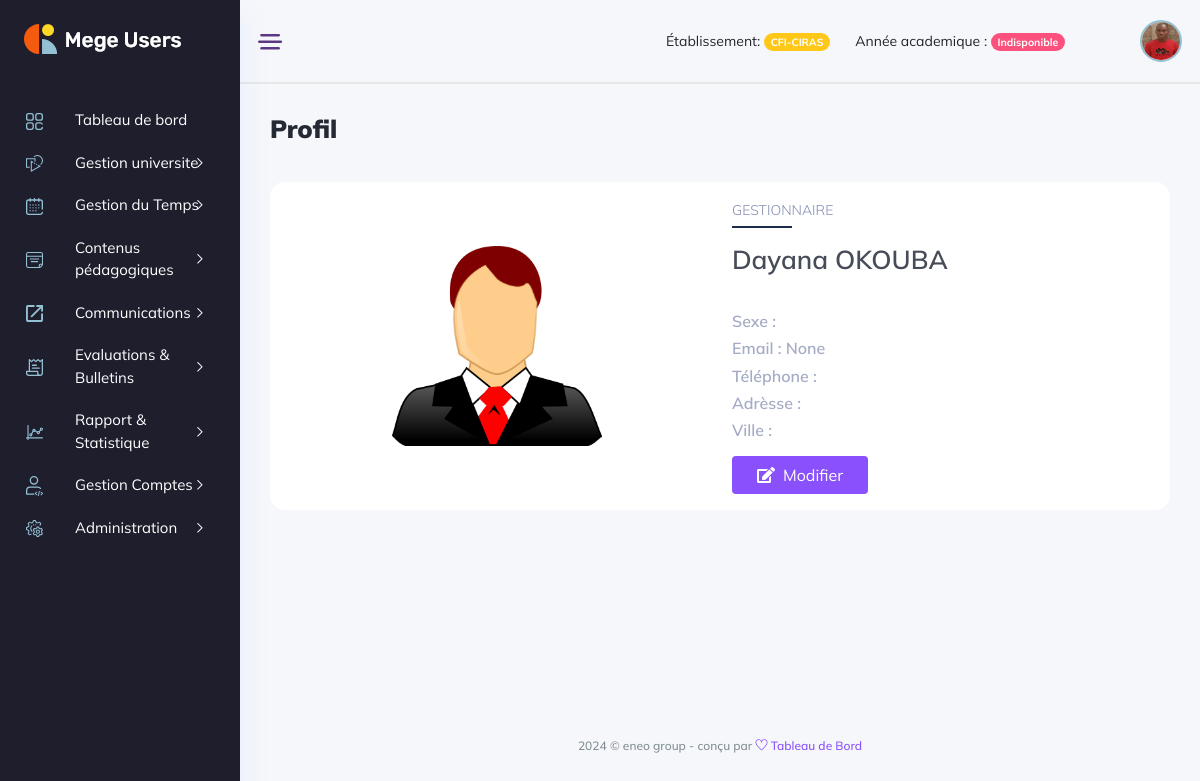
Screenshot of /manager_dashboard/administration/user-profile/ (signed in) with the database file from the repository.
### backend/models/user_account.py (models this page shows, shortened)
class User(AbstractBaseUser, PermissionsMixin):
    school = models.ForeignKey(Etablishment, on_delete=models.CASCADE, null=True, blank=True)
    username = models.CharField(max_length=255, unique=True,)
    student = models.OneToOneField(Student, unique=True, on_delete=models.SET_NULL, null=True, blank=True)
    teacher = models.OneToOneField(Teacher, unique=True, on_delete=models.SET_NULL, null=True, blank=True)
    management_profil = models.OneToOneField(ManagementProfil, unique=True, on_delete=models.CASCADE, null=True, blank=True)
    is_active = models.BooleanField(default=True)
    is_admin = models.BooleanField(default=False)
    is_admin_school = models.BooleanField(default=False)
    is_manager = models.BooleanField(default=False)
    is_accountant = models.BooleanField(default=False)
    is_student = models.BooleanField(default=False)
    is_teacher = models.BooleanField(default=False)
    created_at = models.DateTimeField(auto_now_add=True)
    updated_at = models.DateTimeField(auto_now=True)
    objects = UserManager()
    USERNAME_FIELD = 'username'

### backend/models/gestion_ecole.py (models this page shows, shortened)
class Etablishment(models.Model):
    name = models.CharField(max_length=120)
    tel = models.CharField(max_length=20)
    address = models.CharField(max_length=100)
    social_address = models.CharField(max_length=100, blank=True, null=True)
    email = models.EmailField(max_length=200, blank=True, null=True)
    bulletin_foot = models.CharField(max_length=50, blank=True, null=True)
    currency = models.CharField(max_length=50, choices=currencies, blank=True, null=True)
    système = models.CharField(max_length=50, choices=systemes, blank=True, null=True)
    status_fees = models.CharField(max_length=50, choices=statues, blank=True, null=True)
    subscription_fees = models.IntegerField(default=1000, blank=True, null=True)
    month = models.IntegerField(default=9, blank=True, null=True)
    re_registration_fees = models.IntegerField(default=800, blank=True, null=True)

class ManagementProfil(models.Model):
    lastname = models.CharField(max_length=50, blank=True)
    firstname = models.CharField(max_length=50, blank=True)
    address = models.CharField(max_length=50, blank=True)
    tel = models.CharField(max_length=20, blank=True)
    city = models.CharField(max_length=17, choices=cities, blank=True)
    sex = models.CharField(max_length=10, choices=sexes, blank=True)
    email = models.CharField(max_length=120, unique=True, blank=True, null=True)
    picture = models.ImageField(upload_to="managements_images", blank=True, null=True)
    bio = models.TextField(blank=True)
    created_at = models.DateTimeField(auto_now_add=True, null=True)
    updated_at = models.DateTimeField(auto_now=True, null=True)

### manager_dashboard/views/administration_view.py (the view, shortened to what this page needs)
class ProfileAppView(View):
    template_name = "manager_dashboard/administration/profil.html"
    def dispatch(self,request, *args, **kwargs):
        if not request.user.is_authenticated:
            return redirect('backend:login')
        if request.user.is_manager or request.user.is_admin_school:
            return super().dispatch(request, *args, **kwargs)
        return redirect('backend:logout')
    def get(self, request, *args, **kwargs):
        form = ManagementProfilForm()
        context = {'form':form}
        return render(request, template_name=self.template_name, context=context)

### manager_dashboard/templates/manager_dashboard/administration/profil.html
{% extends '../base.html' %}
{% load static %}
{% block content %}
    <div class="main_content_iner overly_inner ">
        <div class="container-fluid p-0 ">
            <div class="row">
                <div class="col-12">
                    <div class="page_title_box d-flex flex-wrap align-items-center justify-content-between">
                        <div class="page_title_left d-flex align-items-center">
                            <h3 class="f_s_25 f_w_700 dark_text mr_30">Profil</h3>
                        </div>
                    </div>
                </div>
            </div>
            <div class="row">
                <div class="col-12">
                    <div class="white_card position-relative mb_20">
                        <div class="card-body">
                            <div class="row">
                                <div class="col-lg-6 align-self-center">
                                    {% if teacher.file_exists %}
                                        <img src="{{ teacher.picture.url }}" alt class="mx-auto d-block" height="300" />
                                    {% else %}
                                    <img src="{% static 'img/staf/teacher.png' %}" alt class="mx-auto d-block" height="200" />
                                    {% endif %}
                                </div>
                                <div class="col-lg-6 align-self-center">
                                    <div class="single-pro-detail">
                                        {% if user.is_manager %}
                                        <p class="mb-1">GESTIONNAIRE</p>
                                        {% else %}
                                        <p class="mb-1">COMPTABLE</p>
                                        {% endif %}
                                        <div class="custom-border mb-3"></div>
                                        <h3 class="pro-title"> {{user.management_profil.firstname}} {{user.management_profil.lastname}}</h3><br>
                                        <h6 class="text-muted font_s_13 mt-2 mb-1">Sexe : {{user.management_profil.sex}} </h6>
                                        <h6 class="text-muted font_s_13 mt-2 mb-1">Email : {{user.management_profil.email}} </h6>
                                        <h6 class="text-muted font_s_13 mt-2 mb-1">Téléphone : {{user.management_profil.tel}} </h6>
                                        <h6 class="text-muted font_s_13 mt-2 mb-1">Adrèsse : {{user.management_profil.address}} </h6>
                                        <h6 class="text-muted font_s_13 mt-2 mb-1">Ville : {{user.management_profil.city}} </h6>
                                        <div class="quantity mt-3">
                                            <a href='{% url "manager_dashboard:edit_profil" %}' class="btn theme_bg_6 text-white px-4 d-inline-block "><i class="fa fa-edit me-2"></i>Modifier</a>
                                        </div>
                                    </div>
                                </div>
                            </div>
                        </div>
                    </div>
                </div>
            </div>
        </div>
    </div>
{% endblock content %}

### manager_dashboard/templates/manager_dashboard/base.html (shortened to what this page needs)
<!DOCTYPE html>
{% load static %}
<html lang="fr">
<head>
    <link rel="stylesheet" href="{% static 'css/bootstrap1.min.css' %}" />
    <link rel="stylesheet" href="{% static 'vendors/themefy_icon/themify-icons.css' %}" />
    <link rel="stylesheet" href="{% static 'vendors/niceselect/css/nice-select.css' %}" />
    <link rel="stylesheet" href="{% static 'vendors/owl_carousel/css/owl.carousel.css' %}" />
    <link rel="stylesheet" href="{% static 'vendors/gijgo/gijgo.min.css' %}" />
    <link rel="stylesheet" href="{% static 'vendors/font_awesome/css/all.min.css' %}" />
    <link rel="stylesheet" href="{% static 'vendors/tagsinput/tagsinput.css' %}" />
    <link rel="stylesheet" href="{% static 'vendors/datepicker/date-picker.css' %}" />
    <link rel="stylesheet" href="{% static 'vendors/vectormap-home/vectormap-2.0.2.css' %}" />
    <link rel="stylesheet" href="{% static 'vendors/scroll/scrollable.css' %}" />
    <link rel="stylesheet" href="{% static 'vendors/datatable/css/jquery.dataTables.min.css' %}" />
    <link rel="stylesheet" href="{% static 'vendors/datatable/css/responsive.dataTables.min.css' %}" />
    <link rel="stylesheet" href="{% static 'vendors/datatable/css/buttons.dataTables.min.css' %}" />
    <link rel="stylesheet" href="{% static 'vendors/text_editor/summernote-bs4.css' %}" />
    <link rel="stylesheet" href="{% static 'vendors/morris/morris.css' %}">
    <link rel="stylesheet" href="{% static 'vendors/material_icon/material-icons.css' %}" />
    <link rel="stylesheet" href="{% static 'css/metisMenu.css' %}">
    <link rel="stylesheet" href="{% static 'css/style1.css' %}" />
    <link rel="stylesheet" href="{% static 'css/colors/default.css' %}" id="colorSkinCSS">
</head>
<body class="crm_body_bg">
    <nav class="sidebar dark_sidebar">
        <div class="logo d-flex justify-content-between">
            <a class="large_logo" href="index-2.html"><img src="{% static 'img/logo_white.png' %}" alt></a>
        </div>
        <ul id="sidebar_menu">
            <li class>
                <a href='{% url "manager_dashboard:index" %}' aria-expanded="false">
                    <div class="nav_icon_small">
                    <img src="{% static 'img/menu-icon/dashboard.svg' %}" alt>
                    </div>
                    <div class="nav_title">
                        <span>Tableau de bord</span>
                    </div>
                </a>
            </li>
            <li class>
                <a class="has-arrow" href="#" aria-expanded="false">
                    <div class="nav_icon_small">
                        <img src="{% static 'img/menu-icon/16.svg' %}" alt>
                    </div>
                    <div class="nav_title">
                        <span>Gestion universite </span>
                    </div>
                </a>
            </li>
            <li class>
                <a class="has-arrow" href="#" aria-expanded="false">
                    <div class="nav_icon_small">
                        <img src="{% static 'img/menu-icon/15.svg' %}" alt>
                    </div>
                    <div class="nav_title">
                        <span>Gestion du Temps </span>
                    </div>
                </a>
            </li>
            <li class>
                <a class="has-arrow" href="#" aria-expanded="false">
                    <div class="nav_icon_small">
                        <img src="{% static 'img/menu-icon/11.svg' %}" alt>
                    </div>
                    <div class="nav_title">
                        <span>Contenus pédagogiques </span>
                    </div>
                </a>
            </li>
            <li class>
                <a class="has-arrow" href="#" aria-expanded="false">
                    <div class="nav_icon_small">
                        <img src="{% static 'img/menu-icon/8.svg' %}" alt>
                    </div>
                    <div class="nav_title">
                        <span>Communications </span>
                    </div>
                </a>
            </li>
            <li class>
                <a class="has-arrow" href="#" aria-expanded="false">
                    <div class="nav_icon_small">
                        <img src="{% static 'img/menu-icon/20.svg' %}" alt>
                    </div>
                    <div class="nav_title">
                        <span>Evaluations & Bulletins </span>
                    </div>
                </a>
            </li>
            <li class>
                <a class="has-arrow" href="#" aria-expanded="false">
                    <div class="nav_icon_small">
                        <img src="{% static 'img/menu-icon/21.svg' %}" alt>
                    </div>
                    <div class="nav_title">
                        <span>Rapport & Statistique </span>
                    </div>
                </a>
            </li>
            <li class>
                <a class="has-arrow" href="#" aria-expanded="false">
                    <div class="nav_icon_small">
                        <img src="{% static 'img/menu-icon/4.svg' %}" alt>
                    </div>
                    <div class="nav_title">
                        <span>Gestion Comptes </span>
                    </div>
                </a>
            </li>
            <li class>
                <a class="has-arrow" href="#" aria-expanded="false">
                    <div class="nav_icon_small">
                        <img src="{% static 'img/menu-icon/18.svg' %}" alt>
                    </div>
                    <div class="nav_title">
                        <span>Administration </span>
                    </div>
                </a>
            </li>
        </ul>
    </nav>
    <section class="main_content dashboard_part large_header_bg">
        <div class="container-fluid g-0">
            <div class="row">
                <div class="col-lg-12 p-0 ">
                    <div class="header_iner d-flex justify-content-between align-items-center">
                        <div class="line_icon open_miniSide d-none d-lg-block">
                            <img src="{% static 'img/line_img.png' %}" alt>
                        </div>
                        <div class="header_right d-flex justify-content-between align-items-center">
                            <div class="header_notification_warp d-flex align-items-center">
                                <li style="margin-right: 25px;">
                                    Établissement: <span class="badge rounded-pill bg-warning">{{user.school.name}}</span>
                                </li>
                                <li style="margin-right: 25px;">
                                    Année academique :
                                    {% if request.session.academic_year %}
                                        {% with academic_year=request.session.academic_year %}
                                            <span class="badge rounded-pill bg-primary">{{request.session.academic_year}}</span>
                                        {% endwith %}
                                    {% else %}
                                        <span class="badge rounded-pill bg-danger">Indisponible</span>
                                    {%endif%}
                                </li>
                            </div>
                            <div class="profile_info">
                                <img src="{% static 'img/membre.jpg' %}" width="50" height="50" alt="#">
                            </div>
                        </div>
                    </div>
                </div>
            </div>
        </div>
        {% block content %}{% endblock %}
        <div class="footer_part">
            <div class="container-fluid">
                <div class="row">
                    <div class="col-lg-12">
                        <div class="footer_iner text-center">
                            <p>{% now "Y" %} © eneo group - conçu par <a href="#"> <i class="ti-heart"></i> </a><a href="#"> Tableau de Bord</a></p>
                        </div>
                    </div>
                </div>
            </div>
        </div>
    </section>
</body>
</html>

### elimu_universite/static/css/metisMenu.css (style rules this page uses)
.metismenu .has-arrow { position:relative }
.metismenu .has-arrow::after { position:absolute;content:'';transform:rotate(-90deg) translate(0,-50%);transform-origin:top;top:50%;transition:all .3s ease-out;right:40px;content:"\e64b";font-family:themify;color:#a5adc6;font-weight:600;font-size:14px }

### rows the page displays
User: school.name "CFI-CIRAS", management_profil.firstname "Dayana", management_profil.lastname "OKOUBA", management_profil.email "None"
